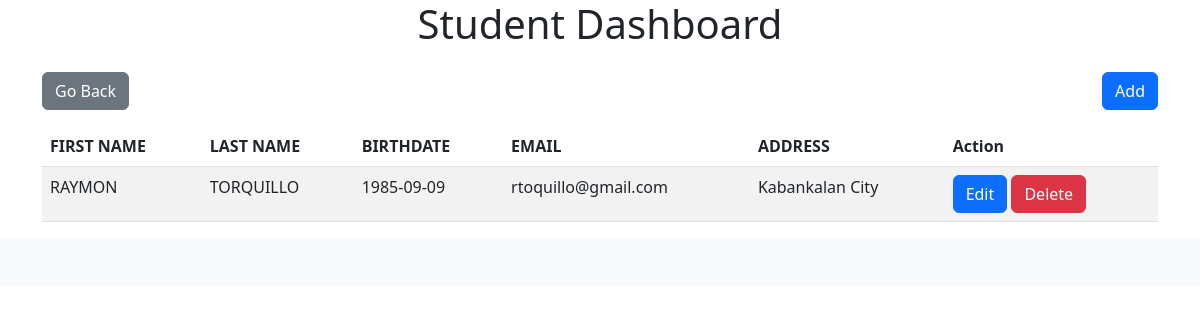
Screenshot of /tblstudent/index.php (signed in) with the database file from the repository.
### tables this page shows
CREATE TABLE `tblstudent` (
  `S_ID` int(11) NOT NULL,
  `FNAME` varchar(40) NOT NULL,
  `LNAME` varchar(40) NOT NULL,
  `BIRTHDATE` date NOT NULL,
  `EMAIL` varchar(150) NOT NULL,
  `ADDRESS` varchar(300) NOT NULL
);

### tblstudent/index.php (the view, shortened to what this page needs)
<?php
$servername = "localhost";
$username = "root";
$password = "";
$database = "grading_system";
$conn = new mysqli($servername, $username, $password, $database);
$sql = "SELECT * FROM tblstudent";
$result = $conn->query($sql);
?>
<!DOCTYPE html>
<html lang="en">
<head>
    <link href="https://cdn.jsdelivr.net/npm/bootstrap@5.3.2/dist/css/bootstrap.min.css" rel="stylesheet"
>
    <link rel="stylesheet" href="style.css">
</head>
<body class="sb-nav-fixed">
        <form method="post" action="">
        <div class="container ">
             <h1 class="text-center">Student Dashboard</h1>
             <div class="d-flex justify-content-between align-items-center">
                  <a href="../home.php" class="btn btn-secondary mt-3 mb-3"><i class="fas fa-arrow-left"></i> Go Back
                 </a>
                 <a href='add.php' class='btn btn-primary'>Add</a>
             </div>
            <table class="table table-striped">
                <thead>
                    <tr>
                        <th>FIRST NAME</th>
                        <th>LAST NAME</th>
                        <th>BIRTHDATE</th>
                        <th>EMAIL</th>
                        <th>ADDRESS</th>
                        <th>Action</th>
                    </tr>
                </thead>
                <tbody>
                    <?php
                    if ($result->num_rows > 0) {
                        while ($row = $result->fetch_assoc()) {
                            echo "<tr>";
                            echo "<td>" . $row["FNAME"] . "</td>";
                            echo "<td>" . $row["LNAME"] . "</td>";
                            echo "<td>" . $row["BIRTHDATE"] . "</td>";
                            echo "<td>" . $row["EMAIL"] . "</td>";
                            echo "<td>" . $row["ADDRESS"] . "</td>";
                            echo "<td>
                                    <a href='edit.php?id=" . $row["S_ID"] . "' class='btn btn-primary'>Edit</a>
                                    <a href='delete.php?id=" . $row["S_ID"] . "' class='btn btn-danger'>Delete</a>
                                </td>";
                            echo "</tr>";
                        }
                    } else {
                        echo "<tr><td colspan='3'>No students found</td></tr>";
                    }
                    ?>
                     </form>
</body>
</html>
            <footer class="py-4 bg-light mt-auto">
            </footer>
</body>
</html>

### rows the page displays
tblstudent: FNAME "RAYMON", LNAME "TORQUILLO", BIRTHDATE "1985-09-09", EMAIL "rtoquillo@gmail.com", ADDRESS "Kabankalan City"
